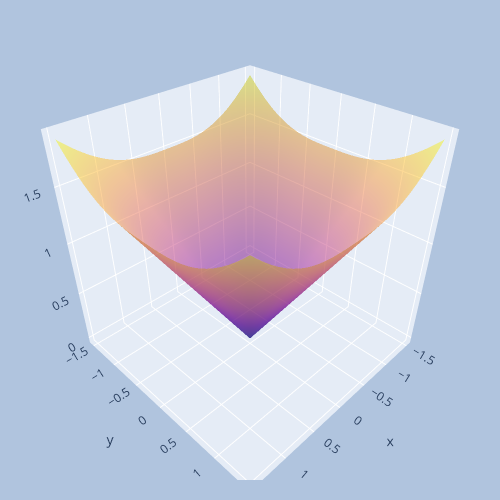

The notebook cell this image was saved under:
### Markdown cell above
### Curvas de nível: $f(x,y) = c$

### Code cell
import plotly.graph_objects as go

delta = 0.025
xrange = np.arange(-1.5, 1.5, delta)
yrange = np.arange(-1.5, 1.5, delta)
X, Y = np.meshgrid(xrange, yrange)

fig = go.Figure()
fig.add_trace(go.Surface(x=X, y=Y, z=Z, opacity=0.5, showscale=False, name='Autoespaço'))

fig.update_layout(scene_aspectmode='cube', autosize=False, width=500, height=500, 
                  margin=dict(l=20, r=20, b=20, t=20, pad=4 ), 
                  paper_bgcolor="LightSteelBlue")

fig.show()

### Figure 1 — Plotly figure (JSON) as saved in the notebook; plotly's stock layout.template omitted (floating-point values rounded to 4 significant figures; data arrays with more than 128 entries replaced by an {"elided": "..."} marker saying what was removed)
{"data": [{"name": "Autoespaço", "opacity": 0.5, "showscale": false, "type": "surface", "x": {"elided": "120x120 float values"}, "y": {"elided": "120x120 float values"}, "z": {"elided": "120x120 float values"}}], "layout": {"autosize": false, "height": 500, "margin": {"b": 20, "l": 20, "pad": 4, "r": 20, "t": 20}, "paper_bgcolor": "LightSteelBlue", "scene": {"aspectmode": "cube"}, "width": 500}}
